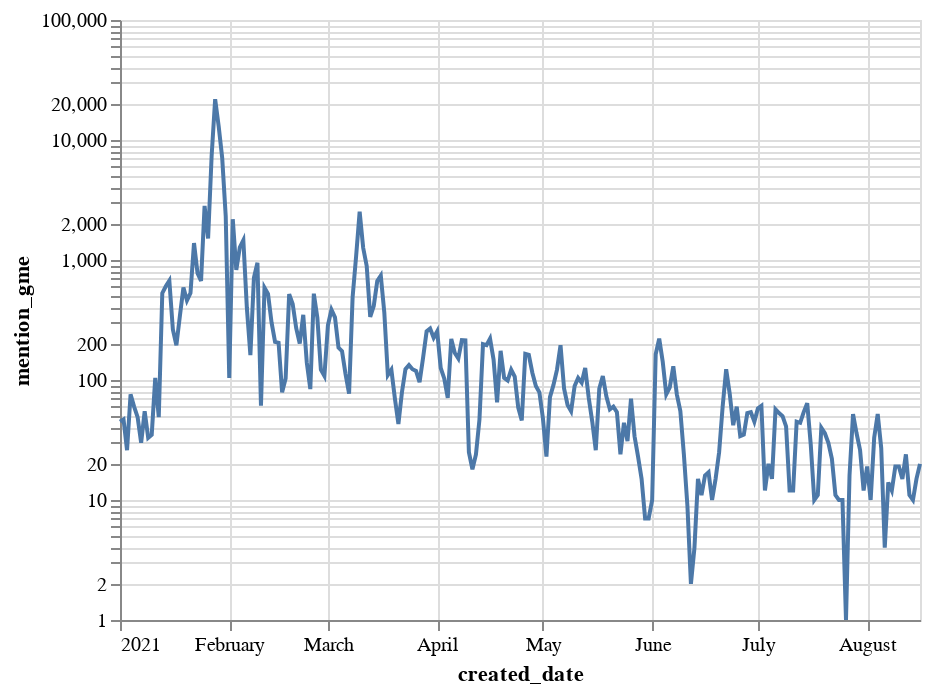

This figure's notebook cell:
### Code cell
#GME Mentions
alt.Chart(mentions_sum).mark_line().encode(
    x = 'created_date:T',
    y = alt.Y('mention_gme:Q',
              scale=alt.Scale(type='log'))
)

### Figure 1 — Vega-Lite specification as saved in the notebook (floating-point values rounded to 4 significant figures; data arrays with more than 128 entries replaced by an {"elided": "..."} marker saying what was removed)
{"config": {"view": {"continuousWidth": 400, "continuousHeight": 300}}, "data": {"name": "data-adb4d2ca0a15aa20a0b214738e4271f0"}, "mark": "line", "encoding": {"x": {"type": "temporal", "field": "created_date"}, "y": {"type": "quantitative", "field": "mention_gme", "scale": {"type": "log"}}}, "$schema": "https://vega.github.io/schema/vega-lite/v4.8.1.json", "datasets": {"data-adb4d2ca0a15aa20a0b214738e4271f0": {"elided": "228 records"}}}
